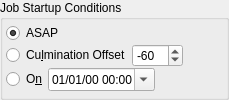
      <widget class="QGroupBox" name="startupGroup">
       <property name="title">
        <string>Job Startup Conditions</string>
       </property>
       <layout class="QVBoxLayout" name="verticalLayout_3">
        <property name="spacing">
         <number>1</number>
        </property>
        <property name="leftMargin">
         <number>3</number>
        </property>
        <property name="topMargin">
         <number>3</number>
        </property>
        <property name="rightMargin">
         <number>3</number>
        </property>
        <property name="bottomMargin">
         <number>3</number>
        </property>
        <item>
         <layout class="QHBoxLayout" name="horizontalLayout_7">
          <property name="spacing">
           <number>1</number>
          </property>
          <item>
           <widget class="QRadioButton" name="asapConditionR">
            <property name="toolTip">
             <string>Start the observation job as soon as all the constraints, if any, are met. The best candidate target shall be imaged first.</string>
            </property>
            <property name="text">
             <string>ASAP</string>
            </property>
            <property name="checked">
             <bool>true</bool>
            </property>
            <attribute name="buttonGroup">
             <string notr="true">startupButtonGroup</string>
            </attribute>
           </widget>
          </item>
         </layout>
        </item>
        <item>
         <layout class="QHBoxLayout" name="horizontalLayout_5">
          <property name="spacing">
           <number>1</number>
          </property>
          <item>
           <widget class="QRadioButton" name="culminationConditionR">
            <property name="toolTip">
             <string>Start the observation job when the object reaches culmination adjusted for the offset value in minutes. By default, the observation job runs 60 minutes prior to culmination.</string>
            </property>
            <property name="text">
             <string>Cu&amp;lmination Offset</string>
            </property>
            <attribute name="buttonGroup">
             <string notr="true">startupButtonGroup</string>
            </attribute>
           </widget>
          </item>
          <item>
           <widget class="QSpinBox" name="culminationOffset">
            <property name="toolTip">
             <string>&lt;html&gt;&lt;head/&gt;&lt;body&gt;&lt;p&gt;Offset in minutes to start imaging before or after culmination time.&lt;/p&gt;&lt;/body&gt;&lt;/html&gt;</string>
            </property>
            <property name="minimum">
             <number>-240</number>
            </property>
            <property name="maximum">
             <number>240</number>
            </property>
            <property name="singleStep">
             <number>10</number>
            </property>
            <property name="value">
             <number>-60</number>
            </property>
           </widget>
          </item>
          <item>
           <spacer name="horizontalSpacer_4">
            <property name="orientation">
             <enum>Qt::Horizontal</enum>
            </property>
            <property name="sizeHint" stdset="0">
             <size>
              <width>40</width>
              <height>20</height>
             </size>
            </property>
           </spacer>
          </item>
         </layout>
        </item>
        <item>
         <layout class="QHBoxLayout" name="horizontalLayout_4">
          <property name="spacing">
           <number>1</number>
          </property>
          <item>
           <widget class="QRadioButton" name="startupTimeConditionR">
            <property name="toolTip">
             <string>start the job on the specified date and time</string>
            </property>
            <property name="text">
             <string>O&amp;n</string>
            </property>
            <attribute name="buttonGroup">
             <string notr="true">startupButtonGroup</string>
            </attribute>
           </widget>
          </item>
          <item>
           <widget class="QDateTimeEdit" name="startupTimeEdit">
            <property name="displayFormat">
             <string>dd/MM/yy hh:mm</string>
            </property>
            <property name="calendarPopup">
             <bool>true</bool>
            </property>
           </widget>
          </item>
          <item>
           <spacer name="horizontalSpacer_3">
            <property name="orientation">
             <enum>Qt::Horizontal</enum>
            </property>
            <property name="sizeHint" stdset="0">
             <size>
              <width>40</width>
              <height>20</height>
             </size>
            </property>
           </spacer>
          </item>
         </layout>
        </item>
       </layout>
      </widget>
